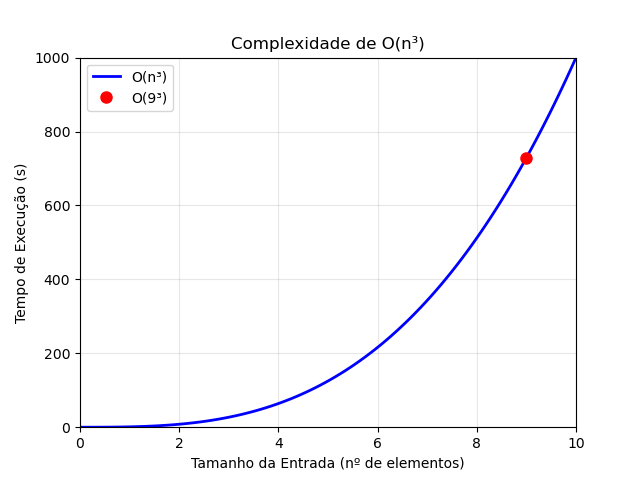

This figure's Python source:
import matplotlib.pyplot as plt
import numpy as np

n = np.linspace(0, 10, 100)
y = n**3

plt.plot(n, y, 'b-', linewidth=2, label='O(n³)')
plt.plot(9, 9**3, 'ro', markersize=8, label='O(9³)')

plt.grid(True, alpha=0.3)

plt.title('Complexidade de O(n³)')

plt.xlabel('Tamanho da Entrada (nº de elementos)')
plt.ylabel('Tempo de Execução (s)')
plt.legend()

plt.xlim(0, 10)
plt.ylim(0, 1000)

plt.show()
